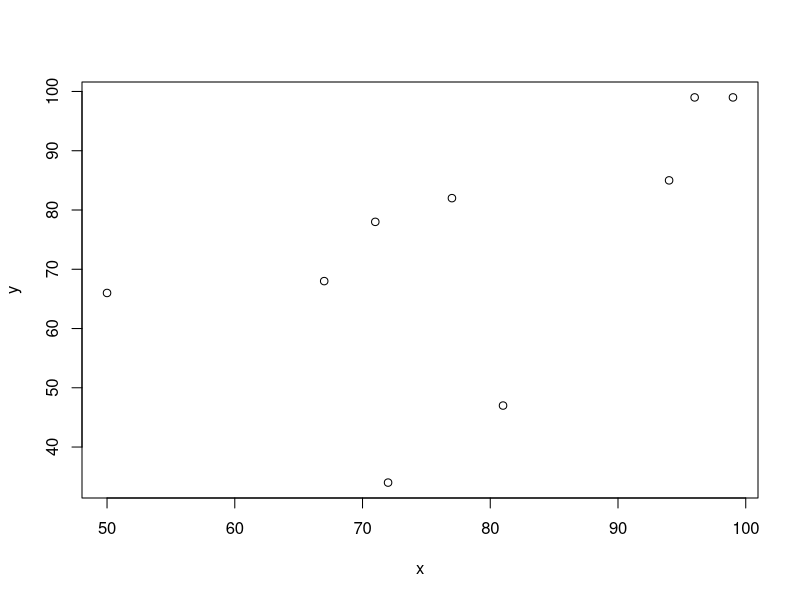
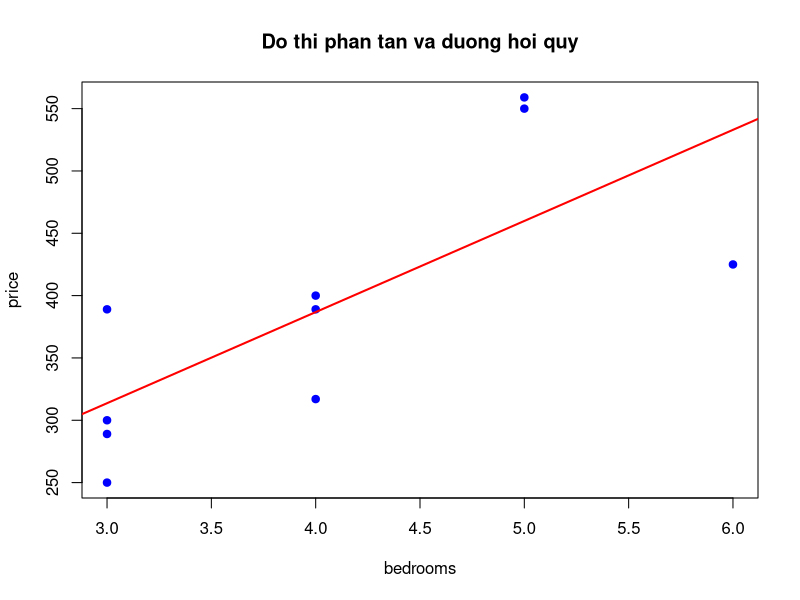
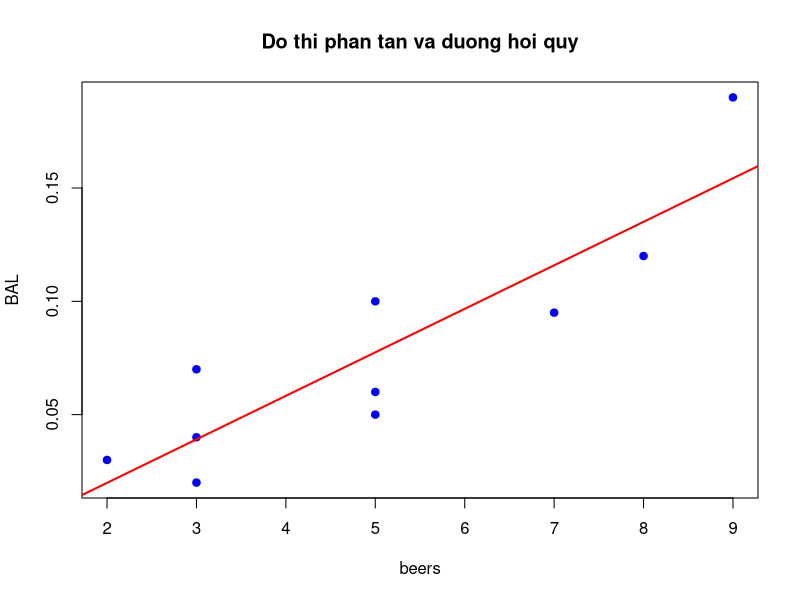
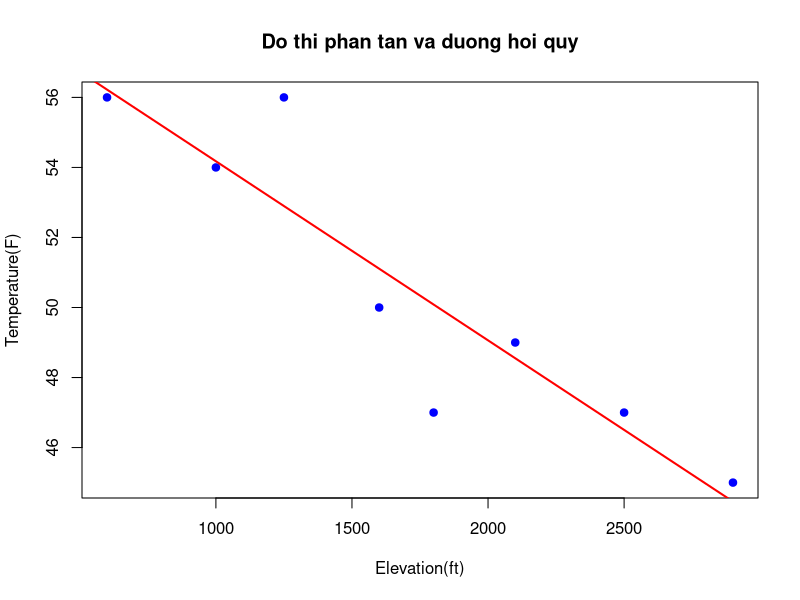
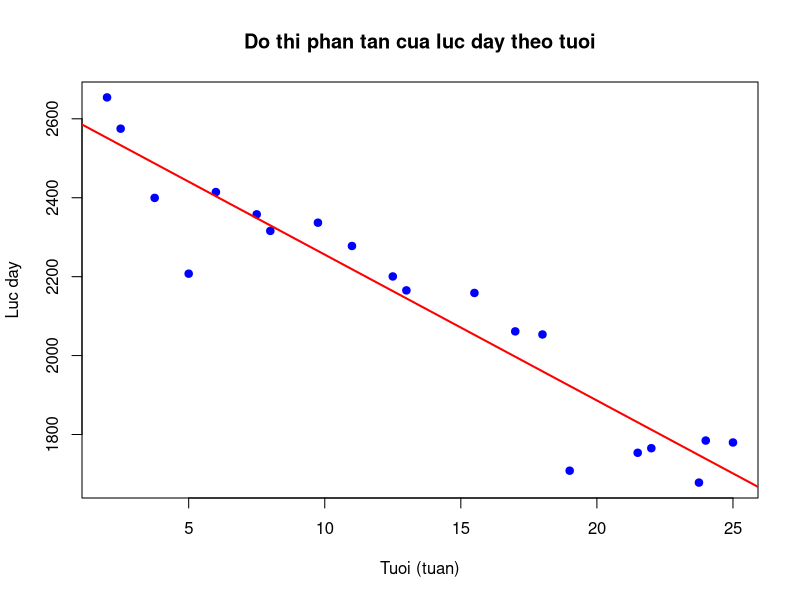

Source code (R) for these figures, in order:
# Dinh Duc Tai - 23122013
# TH XSTK - Week 11 

# VD mo dau
x<-c(77,50,71,72,81,94,96,99,67)
y<-c(82,66,78,34,47,85,99,99,68)
plot(x,y)
kq = lm(y~x)
resid(kq)
coef(kq)[1]
coef(kq)[2]
###beta0<-....; beta1<-...
# beta1<-(coef(kq))[['x']]
# beta0<-(coef(kq))[['(Intercept)']]
beta1<-(coef(kq))[[2]]
beta0<-(coef(kq))[[1]]
## Mo hinh hoi quy
cat("Mo hinh hoi quy la : y=", beta0, "+", beta1,"x")

summary_kq = summary(kq)

correlation <- cor(x, y)
cat("He so tuong quan:", correlation , "\n")

r_squared <- summary_kq$r.squared
cat("He so xac dinh:", r_squared, "\n")

# BT 1->3: Ve do thi phan tan, duong hoi quy len cung 1 do thi.
# xuat ra mo hinh hoi quy tuyen tinh; thang du; he so tuong quan, he so xac dinh

# BT 4a->4d

### Bai 1

# 1. Du lieu
price <- c(300, 250, 400, 550, 317, 389, 425, 289, 389, 559)
bedrooms <- c(3, 3, 4, 5, 4, 3, 6, 3, 4, 5)

# 2. linear model
model = lm(price ~ bedrooms)
summary_model <- summary(model)
summary_model

# 3. Ve do thi phan tan
plot(bedrooms, price, main = "Do thi phan tan va duong hoi quy", xlab = 
       "bedrooms", ylab = "price", pch = 19, col = "blue") 
# 4. Them duong hoi quy
abline(model, col = "red", lwd = 2)

# 5. Thang du (residuals)
resid(model) 

# 6. He so (coefficients)
coef(model)
beta0 <- coef(model)[[1]]
beta1 <- coef(model)[[2]]
cat("Mo hinh hoi quy la : y=", beta0, "+", beta1,"x")

# 7. He so tuong quan
correlation_coefficient <- cor(bedrooms, price)
cat("He so tuong quan:", correlation_coefficient, "\n")

# 8. He so xac dinh
r_squared <- summary_model$r.squared
cat("He so xac dinh:", r_squared, "\n")


### Bai 2

# 1. Du lieu
beer <- c(5, 2, 9, 8, 3, 7, 3, 5, 3, 5)
BAL <- c(0.10, 0.03, 0.19, 0.12, 0.04, 0.095, 0.07, 0.06, 0.02, 0.05)

# 2. linear model
model = lm(BAL ~ beer) # (y ~ x)
summary_model <- summary(model)
summary_model

# 3. Ve do thi phan tan
plot(beer, BAL, main = "Do thi phan tan va duong hoi quy", xlab = 
       "beers", ylab = "BAL", pch = 19, col = "blue") 
# 4. Them duong hoi quy
abline(model, col = "red", lwd = 2)

# 5. Thang du (residuals)
resid(model) 

# 6. He so (coefficients)
coef(model)
beta0 <- coef(model)[[1]]
beta1 <- coef(model)[[2]]
cat("Mo hinh hoi quy la : y=", beta0, "+", beta1,"x")

# 7. He so tuong quan
correlation_coefficient <- cor(beer, BAL)
cat("He so tuong quan:", correlation_coefficient, "\n")

# 8. He so xac dinh
r_squared <- summary_model$r.squared
cat("He so xac dinh:", r_squared, "\n")


### Bai 3

# 1. Du lieu
Elevation <- c(600, 1000, 1250, 1600, 1800, 2100, 2500, 2900)
Temperature <- c(56, 54, 56, 50, 47, 49, 47, 45)

# 2. linear model
model = lm(Temperature ~ Elevation) # (y ~ x)
summary_model <- summary(model)
summary_model

# 3. Ve do thi phan tan
plot(Elevation, Temperature, main = "Do thi phan tan va duong hoi quy", xlab = 
       "Elevation(ft)", ylab = "Temperature(F)", pch = 19, col = "blue") 
# 4. Them duong hoi quy
abline(model, col = "red", lwd = 2)

# 5. Thang du (residuals)
resid(model) 

# 6. He so (coefficients)
coef(model)
beta0 <- coef(model)[[1]]
beta1 <- coef(model)[[2]]
cat("Mo hinh hoi quy la : y=", beta0, "+", beta1,"x")
cat("Toc do giam nhiet la: ", beta1 * 1000 * 5/9 ,"do C")
# 7. He so tuong quan
correlation_coefficient <- cor(Elevation, Temperature)
cat("He so tuong quan:", correlation_coefficient, "\n")

# 8. He so xac dinh
r_squared <- summary_model$r.squared
cat("He so xac dinh:", r_squared, "\n")


### Bai 4

setwd("D:/23122013")

# 1. Du lieu
data <- read.csv("rocket.motor.csv")
age <- data$age
streng <- data$streng

# 2. linear model
model <- lm(streng ~ age, data = data)
summary(model)

# (a)
# 3. Ve do thi phan tan
plot(age, streng, xlab = "Tuoi (tuan)", ylab = "Luc day", 
     main = "Do thi phan tan cua luc day theo tuoi", pch = 19, col = "blue")

# 4. Them duong hoi quy
abline(model, col = "red", lwd = 2)

# (b)
# 5. Slope, intercept, sigma^2
slope = coef(model)[2]
intercept = coef(model)[1]
cat("Slope = ", slope)
cat("Intercept = ", intercept)

sigma2_estimate <- summary(model)$sigma^2
cat("sigma2_estimate = ", sigma2_estimate)

# (c)
# 6. Uoc luong luc day tu chat no 20 tuan tuoi
predicted_strength <- coef(model)[1] + coef(model)[2] * 20
print(predicted_strength)

# (d)
# 7. Nhan xet
cat("Quan he tuyen tinh giua luc day va tuoi van co sai so.")
cat("Bien hoi quy tuoi la mot lua chon hop li cho mo hinh nay.")
